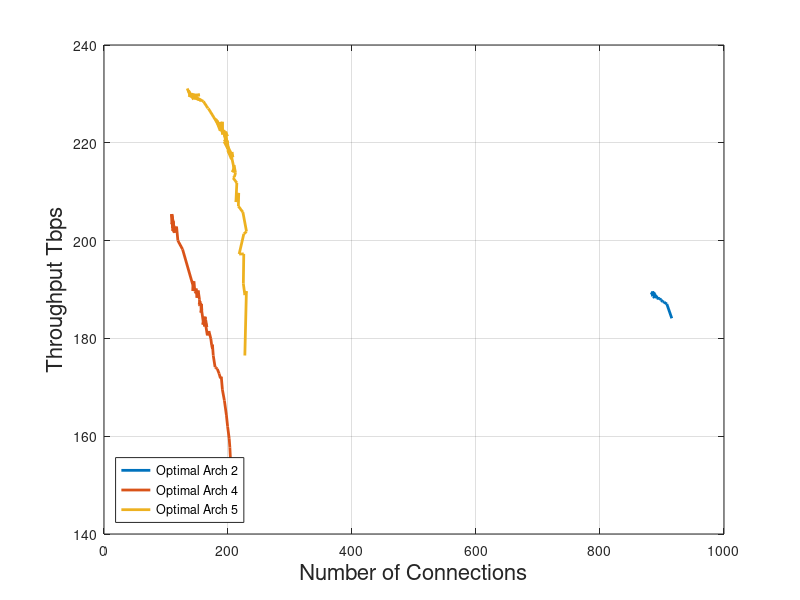

Recreate this plot in MATLAB.
clc;
close all;
clear;

load paretoArch2New.mat
load paretoArch4New.mat
load paretoArch5New.mat

%%
figure1 = figure;
axes1 = axes('Parent', figure1);
box(axes1, 'on')
hold(axes1, 'on')
grid(axes1, 'on')
h(1) = plot(paretoArch2New(:,3),paretoArch2New(:,4), 'displayname', 'Optimal Arch 2', 'linewidth', 2);
h(2) = plot(paretoArch4New(:,3),paretoArch4New(:,4), 'displayname', 'Optimal Arch 4', 'linewidth', 2);
h(3) = plot(paretoArch5New(:,3),paretoArch5New(:,4), 'displayname', 'Optimal Arch 5', 'linewidth', 2);

xlabel('Number of Connections', 'fontsize', 16)
ylabel('Throughput Tbps', 'fontsize', 16)
legend(h(1:3), 'location', 'southwest')

saveas(figure1, 'paretoNew.jpg')
